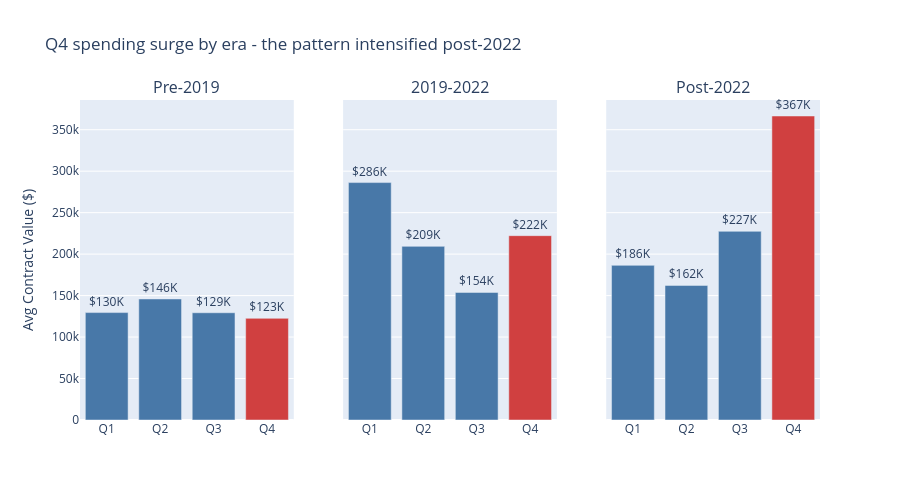

The cell this chart's notebook holds for it:
### Markdown cell above
38% more contracts in Q4, with slightly higher average values in this contracts-only view. The volume surge is the dominant pattern. Let's see how this breaks down across eras.

### Code cell
# Q4 pattern by era
q_era = con.sql("""
    SELECT era, quarter, COUNT(*) AS contracts, ROUND(AVG(val), 0) AS avg_value
    FROM analysis WHERE instrument_type = 'C' AND era IS NOT NULL
    GROUP BY era, quarter ORDER BY era, quarter
""").pl()

fig = make_subplots(rows=1, cols=3, subplot_titles=['Pre-2019', '2019-2022', 'Post-2022'], shared_yaxes=True)
for i, era in enumerate(['Pre-2019', '2019-2022', 'Post-2022']):
    d = q_era.filter(pl.col("era") == era)
    colors = ['#4878A8', '#4878A8', '#4878A8', '#D04040']
    fig.add_trace(go.Bar(x=d["quarter"].to_list(), y=d["avg_value"].to_list(),
        marker_color=colors, text=[f'${v/1000:.0f}K' for v in d["avg_value"].to_list()],
        textposition='outside', cliponaxis=False, showlegend=False), row=1, col=i+1)

fig.update_layout(title_text="Q4 spending surge by era - the pattern intensified post-2022", height=500)
fig.update_yaxes(title_text="Avg Contract Value ($)", row=1, col=1)
fig.show()

### Figure 1 — Plotly figure (JSON) as saved in the notebook; plotly's stock layout.template omitted (floating-point values rounded to 4 significant figures)
{"data": [{"cliponaxis": false, "marker": {"color": ["#4878A8", "#4878A8", "#4878A8", "#D04040"]}, "showlegend": false, "text": ["$130K", "$146K", "$129K", "$123K"], "textposition": "outside", "type": "bar", "x": ["Q1", "Q2", "Q3", "Q4"], "xaxis": "x", "y": [129507, 145911, 129329, 122576], "yaxis": "y"}, {"cliponaxis": false, "marker": {"color": ["#4878A8", "#4878A8", "#4878A8", "#D04040"]}, "showlegend": false, "text": ["$286K", "$209K", "$154K", "$222K"], "textposition": "outside", "type": "bar", "x": ["Q1", "Q2", "Q3", "Q4"], "xaxis": "x2", "y": [286242, 209343, 153796, 222261], "yaxis": "y2"}, {"cliponaxis": false, "marker": {"color": ["#4878A8", "#4878A8", "#4878A8", "#D04040"]}, "showlegend": false, "text": ["$186K", "$162K", "$227K", "$367K"], "textposition": "outside", "type": "bar", "x": ["Q1", "Q2", "Q3", "Q4"], "xaxis": "x3", "y": [186468, 162258, 227478, 366535], "yaxis": "y3"}], "layout": {"annotations": [{"font": {"size": 16}, "showarrow": false, "text": "Pre-2019", "x": 0.1444, "xanchor": "center", "xref": "paper", "y": 1, "yanchor": "bottom", "yref": "paper"}, {"font": {"size": 16}, "showarrow": false, "text": "2019-2022", "x": 0.5, "xanchor": "center", "xref": "paper", "y": 1, "yanchor": "bottom", "yref": "paper"}, {"font": {"size": 16}, "showarrow": false, "text": "Post-2022", "x": 0.8556, "xanchor": "center", "xref": "paper", "y": 1, "yanchor": "bottom", "yref": "paper"}], "height": 500, "title": {"text": "Q4 spending surge by era - the pattern intensified post-2022"}, "xaxis": {"anchor": "y", "domain": [0, 0.2889]}, "xaxis2": {"anchor": "y2", "domain": [0.3556, 0.6444]}, "xaxis3": {"anchor": "y3", "domain": [0.7111, 1]}, "yaxis": {"anchor": "x", "domain": [0, 1], "title": {"text": "Avg Contract Value ($)"}}, "yaxis2": {"anchor": "x2", "domain": [0, 1], "matches": "y", "showticklabels": false}, "yaxis3": {"anchor": "x3", "domain": [0, 1], "matches": "y", "showticklabels": false}}}
